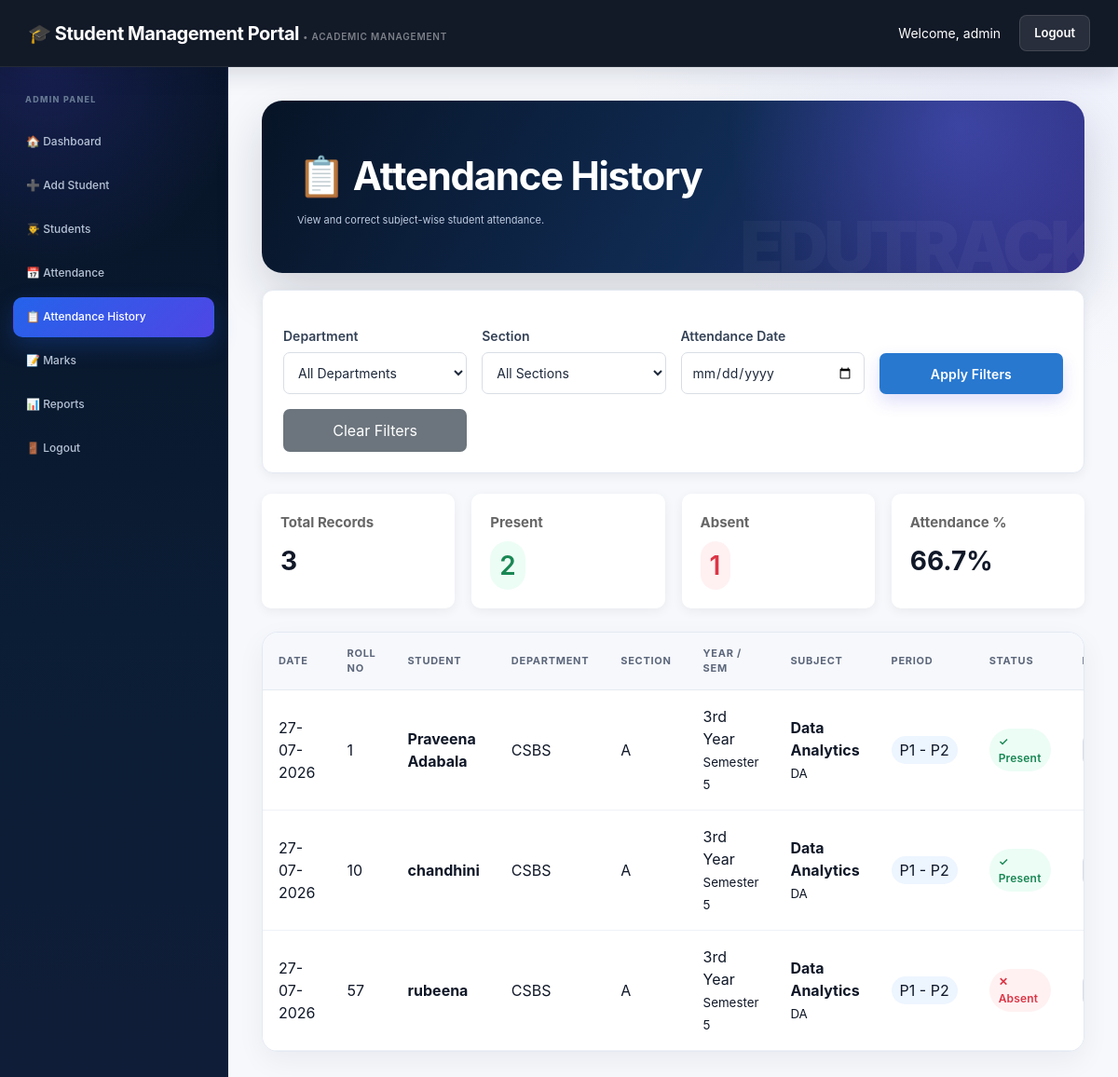
/attendance_history.php (signed in), run on the app's committed database.
### tables this page shows
CREATE TABLE `attendance_records` (
  `id` int(11) NOT NULL,
  `session_id` int(11) NOT NULL,
  `student_id` int(11) NOT NULL,
  `status` enum('Present','Absent') NOT NULL,
  `created_at` timestamp NOT NULL DEFAULT current_timestamp()
);

CREATE TABLE `attendance_sessions` (
  `id` int(11) NOT NULL,
  `timetable_id` int(11) NOT NULL,
  `attendance_date` date NOT NULL,
  `department` varchar(30) NOT NULL,
  `section` varchar(10) NOT NULL,
  `year` varchar(20) NOT NULL,
  `semester` int(11) NOT NULL,
  `subject_code` varchar(50) NOT NULL,
  `subject_name` varchar(150) DEFAULT NULL,
  `start_period` int(11) NOT NULL,
  `end_period` int(11) NOT NULL,
  `created_at` timestamp NOT NULL DEFAULT current_timestamp()
);

CREATE TABLE `students` (
  `id` int(11) NOT NULL,
  `name` varchar(100) NOT NULL,
  `roll_no` varchar(50) NOT NULL,
  `registration_no` varchar(50) DEFAULT NULL,
  `dob` date DEFAULT NULL,
  `gender` varchar(20) DEFAULT NULL,
  `department` varchar(100) NOT NULL,
  `section` varchar(10) DEFAULT NULL,
  `year` varchar(20) DEFAULT NULL,
  `semester` varchar(20) DEFAULT NULL,
  `email` varchar(100) NOT NULL,
  `phone` varchar(15) NOT NULL,
  `address` text DEFAULT NULL,
  `username` varchar(100) DEFAULT NULL,
  `password` varchar(255) DEFAULT NULL,
  `verification_token` varchar(255) DEFAULT NULL,
  `email_verified` tinyint(1) NOT NULL DEFAULT 0
);

CREATE TABLE `timetable` (
  `id` int(11) NOT NULL,
  `department` varchar(30) NOT NULL,
  `section` varchar(10) NOT NULL,
  `year` varchar(20) NOT NULL,
  `semester` int(11) NOT NULL,
  `day_of_week` enum('Monday','Tuesday','Wednesday','Thursday','Friday','Saturday') NOT NULL,
  `subject_code` varchar(50) NOT NULL,
  `subject_name` varchar(150) DEFAULT NULL,
  `start_period` int(11) NOT NULL,
  `end_period` int(11) NOT NULL,
  `start_time` time NOT NULL,
  `end_time` time NOT NULL,
  `session_type` enum('Theory','Lab','Activity') DEFAULT 'Theory'
);

### attendance_history.php (the view, shortened to what this page needs)
<?php
include "db.php";
$date =
    isset($_GET["date"])
    ? trim($_GET["date"])
    : "";
$sql = "
SELECT
    ar.id AS record_id,
    ar.status,
    s.id AS student_id,
    s.roll_no,
    s.name AS student_name,
    ats.id AS session_id,
    ats.attendance_date,
    t.department,
    t.section,
    t.year,
    t.semester,
    t.day_of_week,
    t.subject_code,
    t.subject_name,
    t.start_period,
    t.end_period
FROM attendance_records ar
INNER JOIN students s
    ON ar.student_id = s.id
INNER JOIN attendance_sessions ats
    ON ar.session_id = ats.id
INNER JOIN timetable t
    ON ats.timetable_id = t.id
WHERE 1 = 1
";
$sql .= "
ORDER BY
    ats.attendance_date DESC,
    t.department ASC,
    t.section ASC,
    t.start_period ASC,
    s.roll_no ASC
";
$stmt =
    mysqli_prepare(
        $conn,
        $sql
    );
mysqli_stmt_execute($stmt);
$result =
    mysqli_stmt_get_result($stmt);
$total_records = 0;
$total_present = 0;
$total_absent = 0;
$rows = [];
while (
    $row =
    mysqli_fetch_assoc($result)
) {
    $rows[] = $row;
    $total_records++;
    if (
        $row["status"] == "Present"
    ) {
        $total_present++;
    }
    if (
        $row["status"] == "Absent"
    ) {
        $total_absent++;
    }
}
?>
<!DOCTYPE html>
<html lang="en">
<head>
<link
    rel="stylesheet"
    href="css/style.css"
>
</head>
<body class="edutrack-admin">
<div class="navbar">
<h2>
🎓 Student Management Portal
</h2>
<div>
<span>
Welcome,
<?php
echo htmlspecialchars(
    $_SESSION["admin"]
);
?>
</span>
<a
    href="logout.php"
    class="logout-btn"
>
Logout
</a>
</div>
</div>
<div class="main-layout">
<div class="sidebar">
<h3>
ADMIN PANEL
</h3>
<a href="dashboard.php">
🏠 Dashboard
</a>
<a href="add_student.php">
➕ Add Student
</a>
<a href="view_students.php">
👨‍🎓 Students
</a>
<a href="attendance.php">
📅 Attendance
</a>
<a
    href="attendance_history.php"
    class="active"
>
📋 Attendance History
</a>
<a href="marks.php">
📝 Marks
</a>
<a href="reports.php">
📊 Reports
</a>
<a href="logout.php">
🚪 Logout
</a>
</div>
<div class="main-content">
<div class="page-header">
<div>
<h1>
📋 Attendance History
</h1>
<p>
View and correct subject-wise student attendance.
</p>
</div>
</div>
<div class="filter-card">
<form method="GET">
<div class="filter-grid">
<div class="filter-group">
<label>
Department
</label>
<select name="department">
<option value="">
All Departments
</option>
</select>
</div>
<div class="filter-group">
<label>
Section
</label>
<select name="section">
<option value="">
All Sections
</option>
</select>
</div>
<div class="filter-group">
<label>
Attendance Date
</label>
<input
    type="date"
    name="date"
    value="<?php
        echo htmlspecialchars($date);
    ?>"
>
</div>
<div class="filter-group">
<button
    type="submit"
    class="filter-button"
>
Apply Filters
</button>
</div>
<div class="filter-group">
<a
    href="attendance_history.php"
    class="clear-button"
>
Clear Filters
</a>
</div>
</div>
</form>
</div>
<div class="summary-grid">
<div class="summary-card">
<h3>
Total Records
</h3>
<strong>
<?php echo $total_records; ?>
</strong>
</div>
<div class="summary-card">
<h3>
Present
</h3>
<strong class="status-present">
<?php echo $total_present; ?>
</strong>
</div>
<div class="summary-card">
<h3>
Absent
</h3>
<strong class="status-absent">
<?php echo $total_absent; ?>
</strong>
</div>
<div class="summary-card">
<h3>
Attendance %
</h3>
<strong>
<?php
if ($total_records > 0) {
    echo round(
        (
            $total_present /
            $total_records
        ) * 100,
        1
    );
} else {
    echo "0";
}
?>%
</strong>
</div>
</div>
<div class="history-card">
<table class="modern-table">
<thead>
<tr>
<th>Date</th>
<th>Roll No</th>
<th>Student</th>
<th>Department</th>
<th>Section</th>
<th>Year / Sem</th>
<th>Subject</th>
<th>Period</th>
<th>Status</th>
<th>Edit</th>
</tr>
</thead>
<tbody>
<?php
if (count($rows) > 0) {
foreach ($rows as $row) {
?>
<tr>
<td>
<?php
echo date(
    "d-m-Y",
    strtotime(
        $row["attendance_date"]
    )
);
?>
</td>
<td>
<?php
echo htmlspecialchars(
    $row["roll_no"]
);
?>
</td>
<td>
<strong>
<?php
echo htmlspecialchars(
    $row["student_name"]
);
?>
</strong>
</td>
<td>
<?php
echo htmlspecialchars(
    $row["department"]
);
?>
</td>
<td>
<?php
echo htmlspecialchars(
    $row["section"]
);
?>
</td>
<td>
<?php
echo htmlspecialchars(
    $row["year"]
);
?>
<br>
<small>
Semester
<?php
echo htmlspecialchars(
    $row["semester"]
);
?>
</small>
</td>
<td>
<strong>
<?php
echo htmlspecialchars(
    $row["subject_name"]
);
?>
</strong>
<br>
<small>
<?php
echo htmlspecialchars(
    $row["subject_code"]
);
?>
</small>
</td>
<td>
<span class="period-badge">
P<?php
echo intval(
    $row["start_period"]
);
?>
<?php
if (
    $row["start_period"]
    !=
    $row["end_period"]
) {
?>
-
P<?php
echo intval(
    $row["end_period"]
);
?>
<?php } ?>
</span>
</td>
<td>
<?php
if (
    $row["status"] == "Present"
) {
?>
<span class="status-present">
✓ Present
</span>
<?php
} else {
?>
<span class="status-absent">
✕ Absent
</span>
<?php } ?>
</td>
<td>
<form
    method="POST"
    class="edit-attendance-form"
>
<select
    name="status"
    required
>
<option
    value="Present"
    <?php
    if (
        $row["status"]
        == "Present"
    ) {
        echo "selected";
    }
    ?>
>
Present
</option>
<option
    value="Absent"
    <?php
    if (
        $row["status"]
        == "Absent"
    ) {
        echo "selected";
    }
    ?>
>
Absent
</option>
</select>
</form>
</td>
</tr>
<?php
}
} ?>
</tbody>
</table>
</div>
</div>
</div>
</body>
</html>

### attendance_history.php (style rules this page uses)
.filter-card { background: white; padding: 22px; border-radius: 12px; margin-bottom: 22px; box-shadow: 0 3px 12px rgba(0,0,0,0.06); }
.filter-grid { display: grid; grid-template-columns: repeat(auto-fit, minmax(180px, 1fr)); gap: 16px; align-items: end; }
.filter-group { display: flex; flex-direction: column; }
.filter-group label { font-weight: 600; margin-bottom: 7px; }
.filter-group select, .filter-group input { padding: 11px; border: 1px solid #d8dde5; border-radius: 7px; }
.filter-button { background: #2878d0; color: white; border: none; padding: 12px 17px; border-radius: 7px; cursor: pointer; }
.clear-button { display: inline-block; background: #6c757d; color: white; padding: 11px 17px; border-radius: 7px; text-decoration: none; text-align: center; }
.summary-grid { display: grid; grid-template-columns: repeat(auto-fit, minmax(180px, 1fr)); gap: 18px; margin-bottom: 25px; }
.summary-card { background: white; padding: 20px; border-radius: 10px; box-shadow: 0 3px 12px rgba(0,0,0,0.06); }
.summary-card h3 { margin: 0 0 8px 0; font-size: 15px; color: #666; }
.summary-card strong { font-size: 28px; }
.status-present { color: #198754; font-weight: 600; }
.status-absent { color: #dc3545; font-weight: 600; }
.history-card { background: white; padding: 20px; border-radius: 12px; overflow-x: auto; box-shadow: 0 3px 12px rgba(0,0,0,0.06); }
.period-badge { background: #edf5ff; padding: 5px 9px; border-radius: 15px; white-space: nowrap; }
.edit-attendance-form { display: flex; gap: 7px; align-items: center; }
.edit-attendance-form select { padding: 7px; border: 1px solid #d8dde5; border-radius: 6px; }

### data on the page
attendance_records: attendance_sessions.attendance_date "27-07-2026", student.roll_no "1", student.name "Praveena Adabala", timetable.department "CSBS", timetable.section "A", timetable.year "3rd Year", timetable.semester "5", timetable.subject_name "Data Analytics", timetable.subject_code "DA", timetable.start_period "1", timetable.end_period "2", shows "✓ Present", status "Present"
attendance_records: attendance_sessions.attendance_date "27-07-2026", student.roll_no "10", student.name "chandhini", timetable.department "CSBS", timetable.section "A", timetable.year "3rd Year", timetable.semester "5", timetable.subject_name "Data Analytics", timetable.subject_code "DA", timetable.start_period "1", timetable.end_period "2", shows "✓ Present", status "Present"
attendance_records: attendance_sessions.attendance_date "27-07-2026", student.roll_no "57", student.name "rubeena", timetable.department "CSBS", timetable.section "A", timetable.year "3rd Year", timetable.semester "5", timetable.subject_name "Data Analytics", timetable.subject_code "DA", timetable.start_period "1", timetable.end_period "2", shows "✕ Absent", status "Absent"

### other printed values
$_SESSION["admin"] "admin"
$total_records "3"
$total_present "2"
$total_absent "1"
